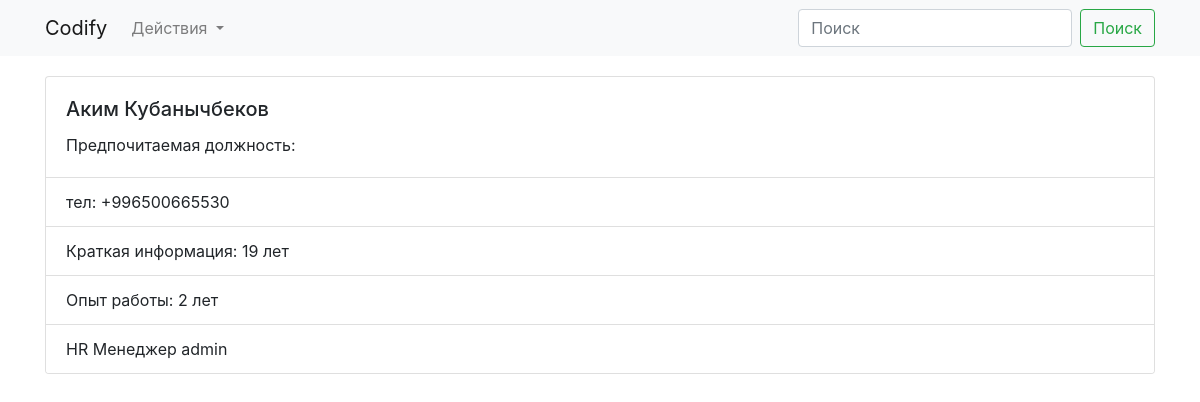
The page /employee/2 on the database its author committed.
### app/models.py (models this page shows, shortened)
class Employee(db.Model):
    id = db.Column(db.Integer, primary_key=True)
    fullname = db.Column(db.String)
    phone = db.Column(db.String)
    short_info = db.Column(db.String)
    experience = db.Column(db.Integer)
    preferred_position = db.Column(db.String)
    user = db.relationship(User, backref=db.backref('users', lazy='dynamic'))
    user_name = db.Column(db.String, db.ForeignKey('users.username'))

class User(UserMixin, db.Model):
    __tablename__ = 'users'
    id = db.Column(db.Integer, primary_key=True)
    username = db.Column(db.String, nullable=False, unique=True)
    password_hash = db.Column(db.String, nullable=False)
    @property
    def password(self):
        return None

### app/views.py (the view)
def employee_detail(employee_id):
    employee = Employee.query.get(employee_id)
    return render_template('employee_detail.html', employee=employee)

### app/templates/employee_detail.html (shortened to what this page needs)
{% extends 'base.html' %}
{% block content %}
<div class="container">
  <div class="card">
    <div class="card-body">
      <h5 class="card-title">{{ employee.fullname }}</h5>
      <p class="card-text">Предпочитаемая должность: {{ employee.preferred_position }}</p>
    </div>
    <ul class="list-group list-group-flush">
      <li class="list-group-item">тел: {{ employee.phone }}</li>
      <li class="list-group-item">Краткая информация: {{ employee.short_info }}</li>
      <li class="list-group-item">Опыт работы: {{ employee.experience }} лет</li>
      <li class="list-group-item">HR Менеджер {{ employee.user.username }}</li>
    </ul>
    </div>
  </div>
</div>
{% endblock content %}

### rows shown on the page
Employee: fullname "Аким Кубанычбеков", phone "+996500665530", short_info "19 лет", experience "2"
User: user.username "admin"
